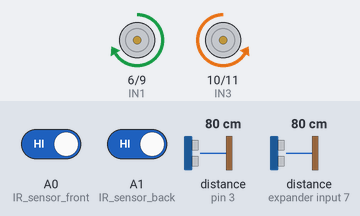
A sketch run on a simulated Arduino Uno, built with avr-gcc and run on an emulated ATmega328P. Parts: motor-driver pin pairs drawn as motors (green arrow = first pin HIGH = forward, orange = second pin HIGH = backward, longer = more drive). The inputs (shaded band) are chosen by the test bench; at power-on: distance to the obstacle (sensors on pin 3, expander input 7) 80 cm, A0 (IR_sensor_front) HIGH, A1 (IR_sensor_back) HIGH. The echo pulse lasts 58.3 µs per cm.

Above: at 5.7 s.
6.3 s: distance to the obstacle (sensor on pin 3) set to 22 cm
9.6 s: distance to the obstacle (sensor on pin 3) set to 18 cm
At 9.96 s:
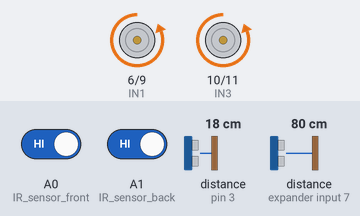
12.9 s: A0 (IR_sensor_front) driven LOW
At 13.49 s:
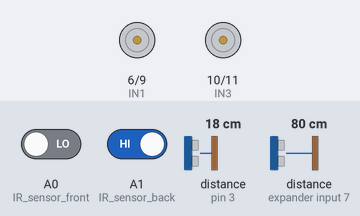
16.2 s: A0 (IR_sensor_front) driven HIGH
At 16.69 s:
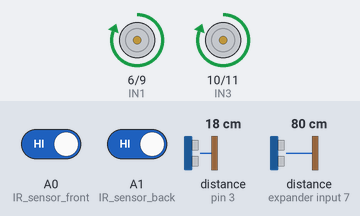
Timing chart, 0 to 20.5 s (numbered marks = the images above; inputs shaded):
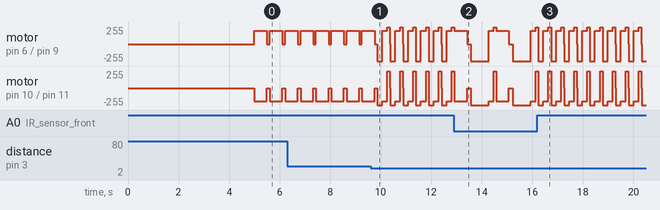

Measured:
- the behaviour switches between 20 and 19 cm on distance to the obstacle (sensor on pin 3) (found by bisection; images 0 and 1)
- by itself, motor on pin 6 (IN1) / pin 9 (IN2): repeats every 0.51 s: backward 255/255 0.20 s, forward 200/255 0.20 s, forward 255/255 0.10 s, stopped 0.01 s
- by itself, motor on pin 10 (IN3) / pin 11 (IN4): repeats every 0.51 s: backward 255/255 0.20 s, backward 200/255 0.20 s, forward 255/255 0.10 s, stopped 0.01 s

The sketch:

sumo.ino
```cpp
#include <HCSR04.h>

HCSR04 ultrasonic(2, new int[2]{ 3, 5 }, 2);  //(trig pin , echo pin, number of sensor)

#define IN1 6   //right forwad
#define IN2 9   // right backward
#define IN3 10  // left forward
#define IN4 11  // left backward

#define IR_sensor_front A0  // front sensor
#define IR_sensor_back A1   // rear sensor

int front_distance;
int back_distance;
int IR_front;
int IR_back;

void setup() {
  Serial.begin(9600);
  pinMode(IN1, OUTPUT);
  pinMode(IN2, OUTPUT);
  pinMode(IN3, OUTPUT);
  pinMode(IN4, OUTPUT);
  delay(5000);
}

void loop() {
  ROTATE(200);
  delay(500);
  STOP();
  delay(100);

  checkIR();
  checkDist();
}

void checkDist() {
  front_distance = ultrasonic.dist(0);
  back_distance = ultrasonic.dist(1);

  IR_front = digitalRead(IR_sensor_front);
  IR_back = digitalRead(IR_sensor_back);

  while (front_distance < 20)  // move backward if (front_distance < 20)
  {
    BACKWARD(255);
    delay(200);
    ROTATE(200);
    delay(200);
    FORWARD(255);
    delay(100);
    STOP();

    IR_front = digitalRead(IR_sensor_front);
    IR_back = digitalRead(IR_sensor_back);

    if (IR_front == 0 || IR_back == 0) {
      break;
    }
    delay(10);
  }

  while (back_distance < 20) {
    FORWARD(255);
    delay(200);
    ROTATE(200);
    delay(200);
    FORWARD(255);
    delay(100);
    STOP();

    IR_front = digitalRead(IR_sensor_front);
    IR_back = digitalRead(IR_sensor_back);
    if (IR_front == 0 || IR_back == 0) {
      break;
    }
    delay(10);
  }
}

void checkIR() {
  IR_front = digitalRead(IR_sensor_front);
  IR_back = digitalRead(IR_sensor_back);

  if (IR_front == 0)  // 0 means white line
  {
    STOP();
    delay(50);
    BACKWARD(255);
    delay(500);
  }

  if (IR_back == 0) {
    STOP();
    delay(50);
    FORWARD(255);
    delay(500);
  }
}

void FORWARD(int Speed) {
  analogWrite(IN1, Speed);
  analogWrite(IN2, 0);
  analogWrite(IN3, Speed);
  analogWrite(IN4, 0);
}

void BACKWARD(int Speed) {
  analogWrite(IN1, 0);
  analogWrite(IN2, Speed);
  analogWrite(IN3, 0);
  analogWrite(IN4, Speed);
}

void ROTATE(int Speed) {
  analogWrite(IN1, Speed);
  analogWrite(IN2, 0);
  analogWrite(IN3, 0);
  analogWrite(IN4, Speed);
}

void STOP() {
  analogWrite(IN1, 0);
  analogWrite(IN2, 0);
  analogWrite(IN3, 0);
  analogWrite(IN4, 0);
}
```
